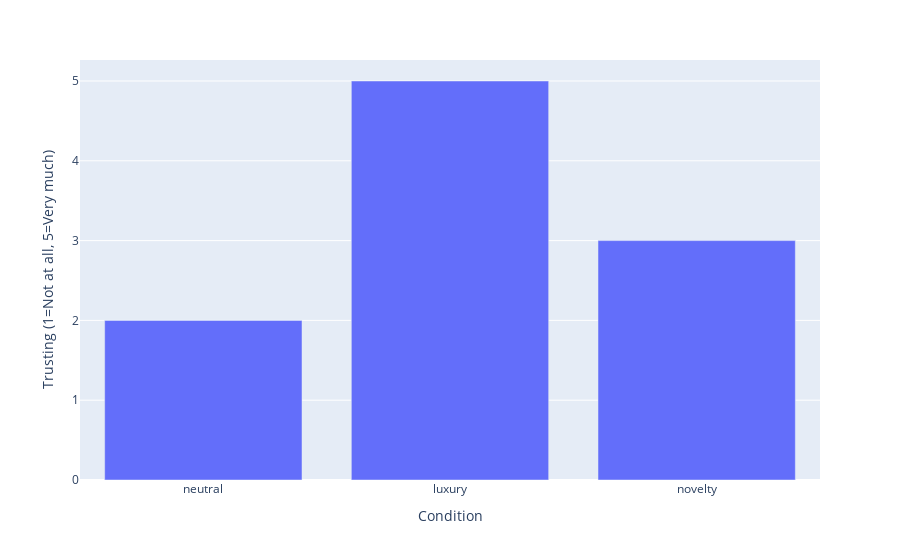

The code cell stored with this chart in its notebook:
### Code cell
# Locate and display the responses
condition_responses = pd.DataFrame({'Condition':[name_condition_1, name_condition_2, name_condition_3],
                                    'Response':exp_data[(name_response + '.response')].dropna().reset_index(drop=True)})

# Plot the responses
fig = px.bar(condition_responses, 
             x='Condition', y='Response', 
             labels={'Response':'Trusting (1=Not at all, 5=Very much)'})
fig.show()

### Figure 1 — Plotly figure (JSON) as saved in the notebook; plotly's stock layout.template omitted (floating-point values rounded to 4 significant figures)
{"data": [{"alignmentgroup": "True", "hovertemplate": "Condition=%{x}<br>Trusting (1=Not at all, 5=Very much)=%{y}<extra></extra>", "legendgroup": "", "marker": {"color": "#636efa", "pattern": {"shape": ""}}, "name": "", "offsetgroup": "", "orientation": "v", "showlegend": false, "textposition": "auto", "type": "bar", "x": ["neutral", "luxury", "novelty"], "xaxis": "x", "y": [2, 5, 3], "yaxis": "y"}], "layout": {"barmode": "relative", "legend": {"tracegroupgap": 0}, "margin": {"t": 60}, "xaxis": {"anchor": "y", "domain": [0, 1], "title": {"text": "Condition"}}, "yaxis": {"anchor": "x", "domain": [0, 1], "title": {"text": "Trusting (1=Not at all, 5=Very much)"}}}}
